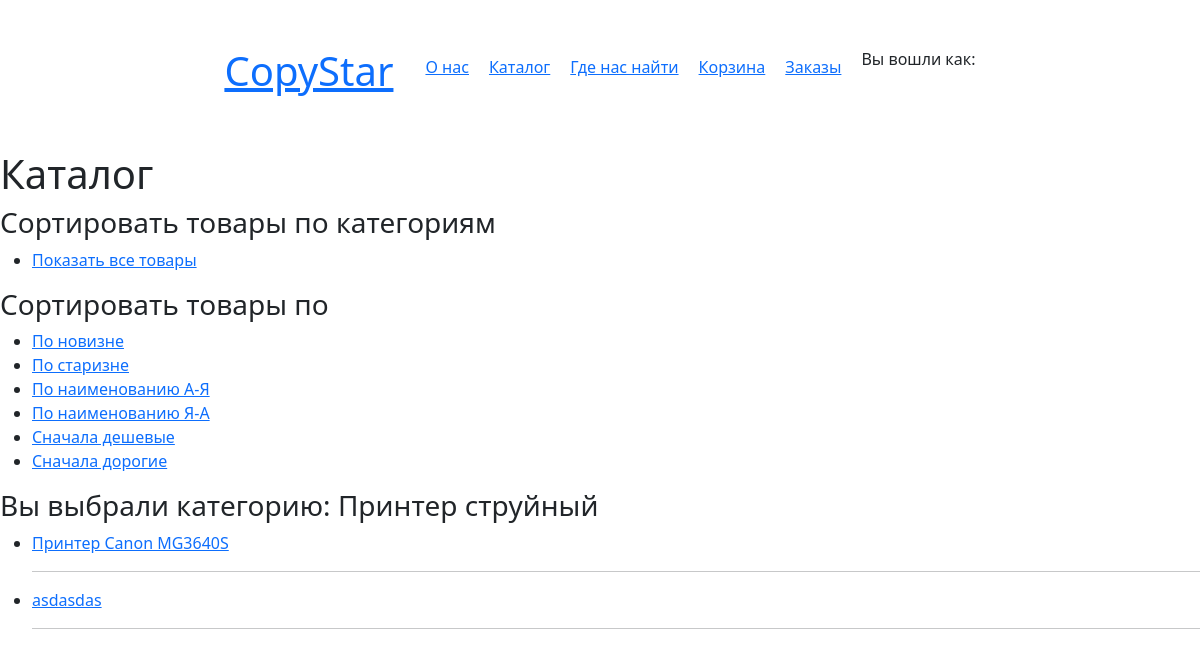
The page /category/1/ on the database as committed earlier.
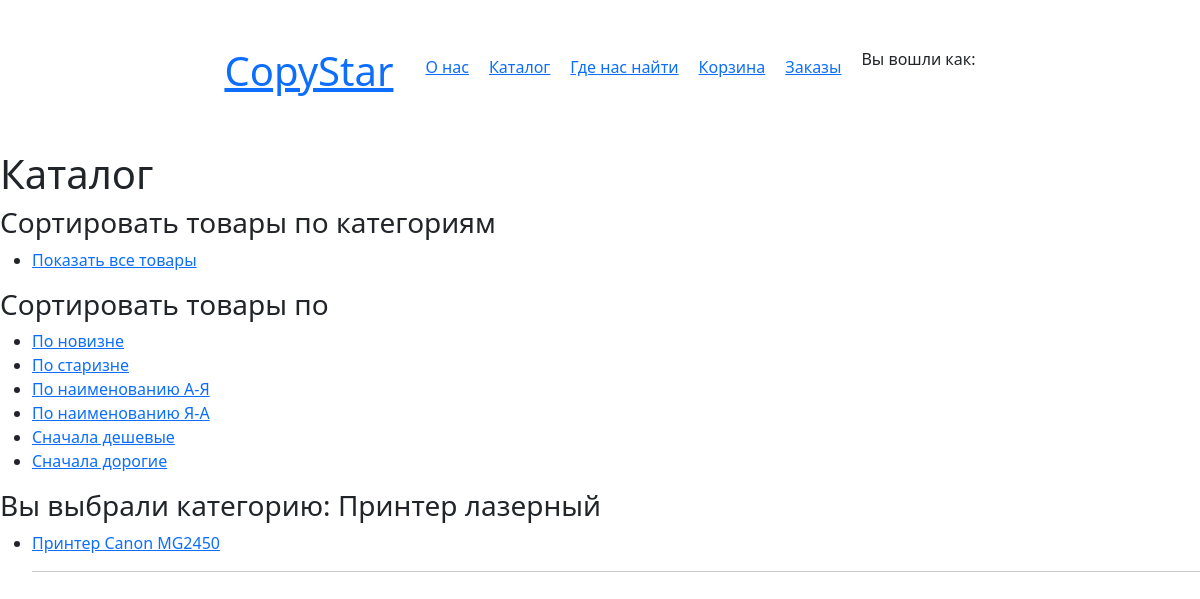
The same page on the database as committed later.
### main/models.py (models this page shows, shortened)
class Category(models.Model):
    name = models.CharField(max_length=100, verbose_name='Имя категории')
    class Meta:
        verbose_name = 'Категория'
        verbose_name_plural = 'Категории'

class Product(models.Model):
    photo = models.ImageField(upload_to="product_photos")
    name = models.CharField(max_length=150, verbose_name='Имя товара')
    description = models.TextField(verbose_name='Описание товара')
    production_year = models.DateField(verbose_name='Дата производства')
    price = models.DecimalField(max_digits=10, decimal_places=2, verbose_name='Стоимость')
    quantity = models.IntegerField(verbose_name='Количество шт.')
    category = models.ForeignKey(Category, on_delete=models.CASCADE, verbose_name='Категория товара')
    def get_absolute_url(self):
        return reverse('product', kwargs={'product_id': self.pk})
    class Meta:
        verbose_name = 'Товар'
        verbose_name_plural = 'Товары'

### main/views.py (the view)
# urls.py: path('category/<int:cat_id>/', category, name='category'),
def category(request, cat_id):
    cats = Category.objects.all()
    category = Category.objects.get(pk=cat_id)
    products = Product.objects.filter(category=category)
    sort_by = request.GET.get('sort_by')
    if sort_by == 'newest':
        products = products.order_by('-production_year')
    elif sort_by == 'oldest':
        products = products.order_by('production_year')
    elif sort_by == 'name':
        products = products.order_by('name')
    elif sort_by == 'price-':
        products = products.order_by('-price')
    elif sort_by == 'price+':
        products = products.order_by('price')
    else:
        pass
    return render(request, 'main/catalog/catalog.html', {'category': category, 'products': products, 'cats': cats})

### main/templates/main/catalog/catalog.html (shortened to what this page needs)
{% extends 'main/base.html' %}
{% block content %}
    <h1>Каталог</h1>
    <h3>Сортировать товары по категориям</h3>
    <ul class="product_cat">
        <li><a href="{% url 'catalog' %}">Показать все товары</a></li>
    </ul>
    <h3>Сортировать товары по</h3>
    <ul class="sort_by">
        <li><a href="?sort_by=newest">По новизне</a></li>
        <li><a href="?sort_by=oldest">По старизне</a></li>
        <li><a href="?sort_by=name">По наименованию А-Я</a></li>
        <li><a href="?sort_by=name-">По наименованию Я-А</a></li>
        <li><a href="?sort_by=price+">Сначала дешевые</a></li>
        <li><a href="?sort_by=price-">Сначала дорогие</a></li>
    </ul>
    {% if categories %}
        <h3>Вывод всех товаров</h3>
    	{% else %}
        <h3>Вы выбрали категорию: {{ category.name }}</h3>
    {% endif %}
    <ul>
        {% for product in products %}
            <li class="catalog_li">
                <a href="{{ product.get_absolute_url }}">{{ product.name }}</a>
                <hr>
            </li>
        {% endfor %}
    </ul>
{% endblock %}

Rows that differ between the two databases and show on the page:
no longer on this page (row edited): Product: name "Принтер Canon MG3640S"
removed Product: name "asdasdas"
changed Category: name "Принтер струйный" → "Принтер лазерный"
added Product: name "Принтер Canon MG2450"
